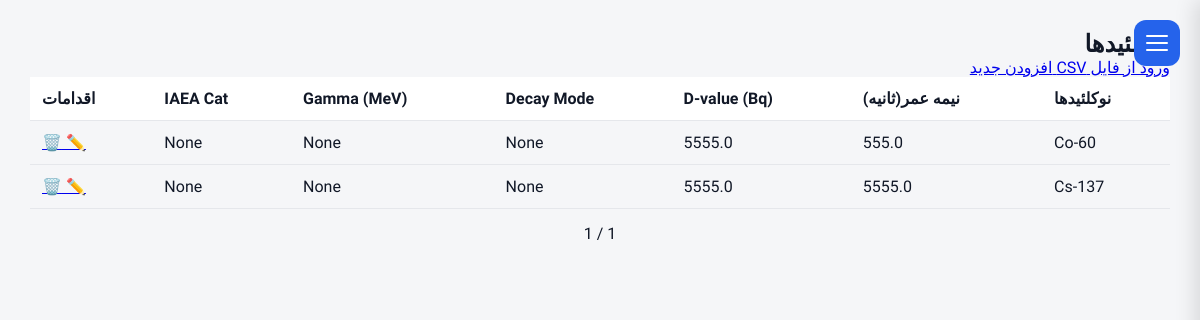
The page /reference/?page=3 (signed in) on the database as committed earlier.
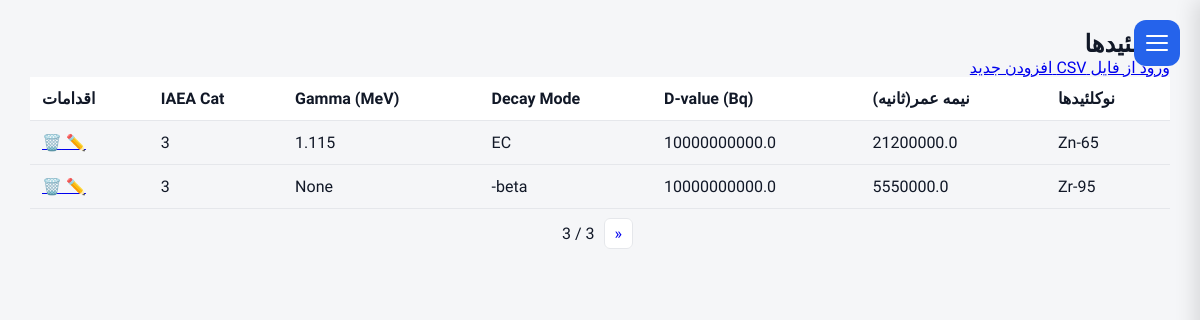
The same page on the database as committed later.
### reference/models.py (models this page shows, shortened)
class Nuclides(models.Model):
    name = models.CharField(max_length=8)
    half_life = models.FloatField()
    d_value_bq = models.FloatField()
    atomic_number = models.IntegerField(null=True, blank=True)
    mass_number = models.IntegerField(null=True, blank=True)
    decay_mode = models.CharField(max_length=50, null=True, blank=True)
    decay_constant = models.FloatField(null=True, blank=True)  # 1/sec
    specific_activity_bq_per_g = models.FloatField(null=True, blank=True)
    alpha_energy_mev = models.FloatField(null=True, blank=True)
    beta_max_energy_mev = models.FloatField(null=True, blank=True)
    gamma_energy_mev = models.FloatField(null=True, blank=True)
    gamma_yield = models.FloatField(null=True, blank=True)  # photons/decay
    neutron_emitter = models.BooleanField(default=False)
    neutron_yield_n_per_s = models.FloatField(null=True, blank=True)
    dose_rate_constant_usv_m2_per_h_gbq = models.FloatField(null=True, blank=True)
    half_value_layer_lead_mm = models.FloatField(null=True, blank=True)
    half_value_layer_concrete_mm = models.FloatField(null=True, blank=True)
    iaea_category = models.IntegerField(null=True, blank=True)
    parent_nuclide = models.CharField(max_length=20, null=True, blank=True)
    daughter_nuclide = models.CharField(max_length=20, null=True, blank=True)
    is_sealed_source_common = models.BooleanField(default=False)

### reference/views.py (the view)
# urls.py: path("", views.radionuclide_list, name="radionuclide_list"),
def radionuclide_list(request):
    qs = Nuclides.objects.all().order_by("name")
    paginator = Paginator(qs, 25)  # 25 per page
    page_number = request.GET.get("page")
    page_obj = paginator.get_page(page_number)
    return render(request, "reference/radionuclide_list.html", {
        "nuclides": page_obj
    })

### templates/reference/radionuclide_list.html (shortened to what this page needs)
{% extends "base.html" %}
{% load i18n %}
{% load static %}
{% block content %}
<div class="page-header">
    <h2>{% trans "Radionuclides" %}</h2>
    <a href="{% url 'radionuclide_import' %}" class="btn btn-primary">
        {% trans "Import CSV" %}
    </a>
    <a href="{% url 'radionuclide_add' %}" class="btn btn-success">
        {% trans "Add New" %}
    </a>
</div>
<div class="table-responsive">
<table class="table table-bordered table-hover">
    <thead>
        <tr>
            <th>{% trans "Nuclide" %}</th>
            <th>{% trans "Half-life (s)" %}</th>
            <th>{% trans "D-value (Bq)" %}</th>
            <th>{% trans "Decay Mode" %}</th>
            <th>{% trans "Gamma (MeV)" %}</th>
            <th>{% trans "IAEA Cat" %}</th>
            <th>{% trans "Actions" %}</th>
        </tr>
    </thead>
    <tbody>
        {% for obj in nuclides %}
        <tr>
            <td>{{ obj.name }}</td>
            <td>{{ obj.half_life }}</td>
            <td>{{ obj.d_value_bq }}</td>
            <td>{{ obj.decay_mode }}</td>
            <td>{{ obj.gamma_energy_mev }}</td>
            <td>{{ obj.iaea_category }}</td>
            <td>
                <div class="action-icons">
                    <a href="{% url 'radionuclide_edit' obj.id %}" class="icon-btn edit">
                        ✏️
                    </a>
                    <a href="{% url 'radionuclide_delete' obj.id %}" class="icon-btn history">
                        🗑️
                    </a>
                </div>
            </td>
        </tr>
        {% empty %}
        <tr>
            <td colspan="7">{% trans "No data available" %}</td>
        </tr>
        {% endfor %}
    </tbody>
</table>
</div>
<div class="pagination">
    {% if nuclides.has_previous %}
        <a href="?page={{ nuclides.previous_page_number }}">«</a>
    {% endif %}
    <span class="current">
        {{ nuclides.number }} / {{ nuclides.paginator.num_pages }}
    </span>
</div>
{% endblock %}

Rows that differ between the two databases and show on the page:
no longer on this page (row edited): Nuclides: name "Co-60", half_life "555.0", d_value_bq "5555.0", decay_mode "None", gamma_energy_mev "None", iaea_category "None"
no longer on this page (row edited): Nuclides: name "Cs-137", half_life "5555.0", d_value_bq "5555.0", decay_mode "None", gamma_energy_mev "None", iaea_category "None"
added Nuclides: name "Zn-65", half_life "21200000.0", d_value_bq "10000000000.0", decay_mode "EC", gamma_energy_mev "1.115", iaea_category "3"
added Nuclides: name "Zr-95", half_life "5550000.0", d_value_bq "10000000000.0", decay_mode "beta-", gamma_energy_mev "None", iaea_category "3"
Other text that changed with them:
{{ nuclides.paginator.num_pages }}: "1" → "3"
